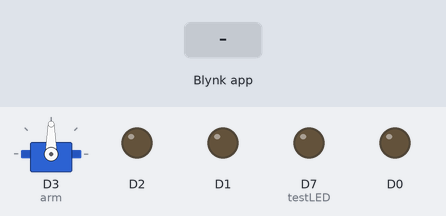
Bench run of a sketch on a simulated ESP8266 (NodeMCU). Parts: servo, output pins drawn as LEDs (lit = HIGH). The inputs (shaded band) are chosen by the test bench. WiFi joins after 1.5 s; servers stay silent unless stated; random numbers use the default seed unless the sketch sets one; what the sketch prints to the serial monitor is not drawn.

Above: at 3.0 s.
3.1 s: Blynk app writes 1 to V0
At 4.3 s:
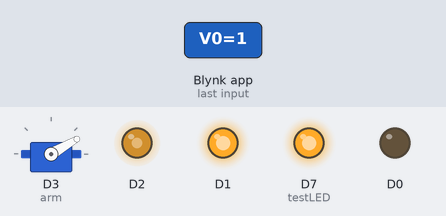
4.7 s: Blynk app writes 0 to V0
At 5.8 s:
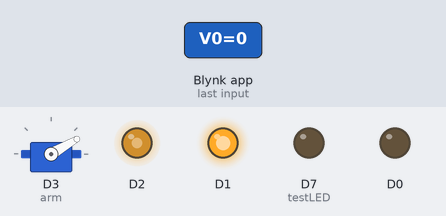
Timing chart, 0 to 7.7 s (numbered marks = the images above; inputs shaded):
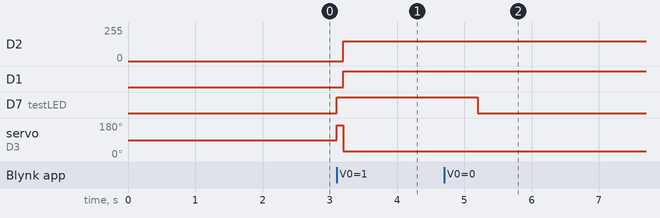

Measured:
- after the input at 3.1 s, D2: 0/255 → 150/255 after 0.10 s; D1: LOW → HIGH after 0.10 s; D7 (testLED): LOW → HIGH at once; servo on D3 (arm): 90° → 169° at once, → 30° 0.10 s later
- after the input at 4.7 s, D7 (testLED): HIGH → LOW after 0.50 s

The sketch:

transm-randReelArm.ino
```cpp
#define BLYNK_TEMPLATE_ID "TMPL2SN2Sv__H"
#define BLYNK_TEMPLATE_NAME "PawzzyESP"
#define BLYNK_AUTH_TOKEN "Q0CI0nawhmAF8260h05qQLF5BY6Zh9Hb"

#include <ESP8266WiFi.h>
#include <BlynkSimpleEsp8266.h>
#include <Servo.h>

char ssid[] = "Llamas";
char pass[] = "Momknows2!";

bool LEDvar = false;
bool arm_throw = false;

int testLED = D7;

int pos = 90;
int changeTime = 1000;

Servo arm;

void setup(){
  Serial.begin(115200);
  pinMode(testLED,OUTPUT);
  Blynk.begin(BLYNK_AUTH_TOKEN, ssid, pass);
  pinMode(D0,OUTPUT);
  pinMode(D1,OUTPUT);
  pinMode(D2,OUTPUT);
  arm.attach(D3);
  //launch() = false;
}

BLYNK_WRITE(V0){
  int i=param.asInt();
  if (i==1){
    Serial.println("On");
    digitalWrite(testLED, HIGH);
    LEDvar = true;
  }
  else{
    digitalWrite(testLED, LOW);
    Serial.println("Off");
    LEDvar = false;
  }
}

void reel(){
  if (LEDvar == true){
    digitalWrite(D0,LOW);
    digitalWrite(D1,HIGH);
    analogWrite(D2,150);
  }
  else{
    return;
  }
}

void launch(){
  if (LEDvar == true){
    for (pos = 90; pos < 170; pos++){
      arm.write(pos);
    }
    delay(100);
    arm.write(35);
    arm_throw = true;
  }
  else{
    return;
  }
}

void loop(){
  Blynk.run();

  if (LEDvar == true){

    if (arm_throw == false){
      launch();
      reel();
      arm.write(30);
    }

    else{
      reel();
    }

    pos = random(30,151);
    Serial.write(pos);
    delay(changeTime);

   }
  else{
    Serial.write(20);
  }

}
```
